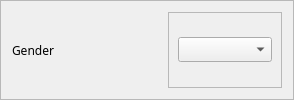
                   <widget class="QFrame" name="frame_83">
                    <property name="frameShape">
                     <enum>QFrame::StyledPanel</enum>
                    </property>
                    <property name="frameShadow">
                     <enum>QFrame::Raised</enum>
                    </property>
                    <layout class="QHBoxLayout" name="horizontalLayout_85">
                     <item>
                      <widget class="QLabel" name="label_44">
                       <property name="minimumSize">
                        <size>
                         <width>150</width>
                         <height>0</height>
                        </size>
                       </property>
                       <property name="font">
                        <font>
                         <family>Moon</family>
                        </font>
                       </property>
                       <property name="text">
                        <string>Gender</string>
                       </property>
                      </widget>
                     </item>
                     <item>
                      <widget class="QFrame" name="frame_84">
                       <property name="frameShape">
                        <enum>QFrame::StyledPanel</enum>
                       </property>
                       <property name="frameShadow">
                        <enum>QFrame::Raised</enum>
                       </property>
                       <layout class="QHBoxLayout" name="horizontalLayout_86">
                        <property name="topMargin">
                         <number>5</number>
                        </property>
                        <property name="bottomMargin">
                         <number>5</number>
                        </property>
                        <item>
                         <widget class="QComboBox" name="genderLine">
                          <property name="font">
                           <font>
                            <family>Raleway</family>
                           </font>
                          </property>
                          <property name="styleSheet">
                           <string notr="true">#genderLine{
	backcolor: #000000;
}</string>
                          </property>
                          <property name="editable">
                           <bool>false</bool>
                          </property>
                          <property name="placeholderText">
                           <string>M, F, others</string>
                          </property>
                         </widget>
                        </item>
                       </layout>
                      </widget>
                     </item>
                    </layout>
                   </widget>
